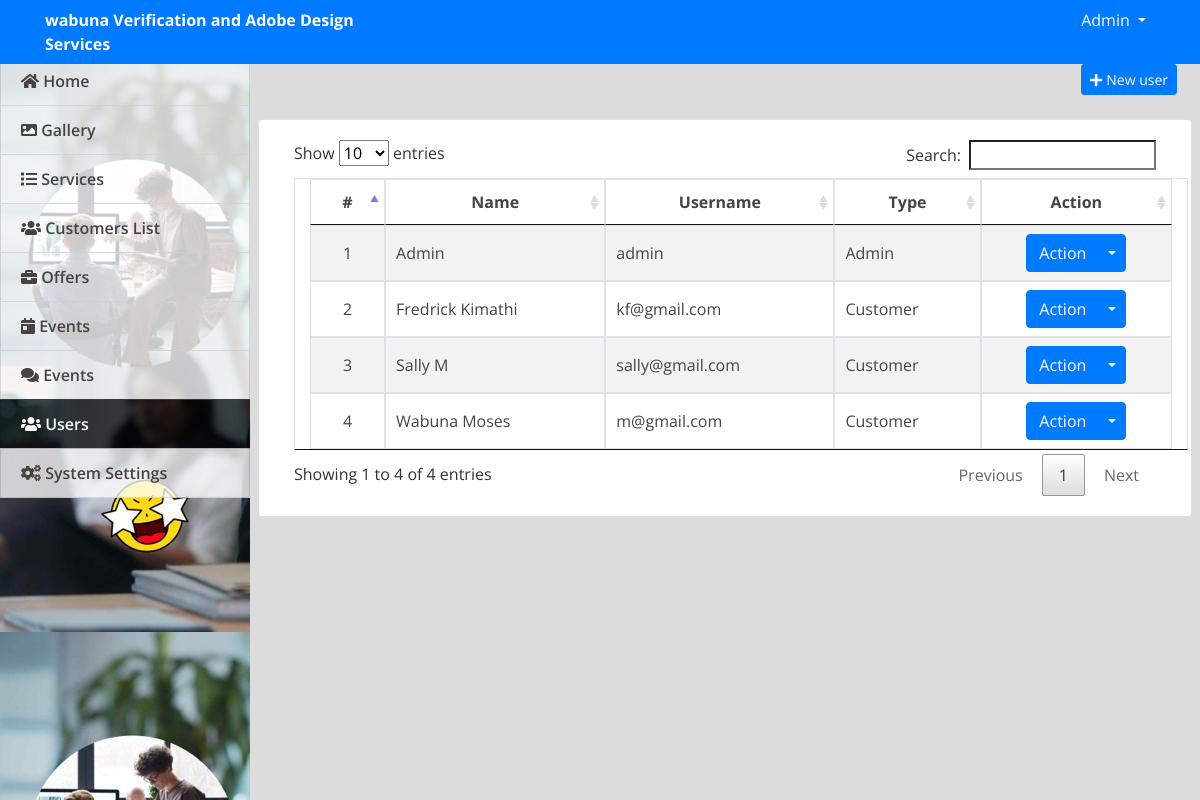
Page /admin/index.php?page=users (signed in) on the committed database.
### tables this page shows
CREATE TABLE `users` (
  `id` int(30) NOT NULL,
  `name` text NOT NULL,
  `username` varchar(200) NOT NULL,
  `password` text NOT NULL,
  `type` tinyint(1) NOT NULL DEFAULT 3 COMMENT '1=Admin,2=Alumni officer, 3= alumnus',
  `auto_generated_pass` text NOT NULL,
  `alumnus_id` int(30) NOT NULL
);

### admin/users.php (the view, shortened to what this page needs)
<div class="container-fluid">
	<div class="row">
	<div class="col-lg-12">
			<button class="btn btn-primary float-right btn-sm" id="new_user"><i class="fa fa-plus"></i> New user</button>
	</div>
	</div>
	<br>
	<div class="row">
		<div class="card col-lg-12">
			<div class="card-body">
				<table class="table-striped table-bordered col-md-12">
			<thead>
				<tr>
					<th class="text-center">#</th>
					<th class="text-center">Name</th>
					<th class="text-center">Username</th>
					<th class="text-center">Type</th>
					<th class="text-center">Action</th>
				</tr>
			</thead>
			<tbody>
				<?php
 					include 'db_connect.php';
 					$type = array("","Admin","Staff","Customer");
 					$users = $conn->query("SELECT * FROM users order by name asc");
 					$i = 1;
 					while($row= $users->fetch_assoc()):
				 ?>
				 <tr>
				 	<td class="text-center">
				 		<?php echo $i++ ?>
				 	</td>
				 	<td>
				 		<?php echo ucwords($row['name']) ?>
				 	</td>
				 	<td>
				 		<?php echo $row['username'] ?>
				 	</td>
				 	<td>
				 		<?php echo $type[$row['type']] ?>
				 	</td>
				 	<td>
				 		<center>
								<div class="btn-group">
								  <button type="button" class="btn btn-primary">Action</button>
								  <button type="button" class="btn btn-primary dropdown-toggle dropdown-toggle-split" data-toggle="dropdown" aria-haspopup="true" aria-expanded="false">
								  </button>
								</div>
								</center>
				 	</td>
				 </tr>
				<?php endwhile; ?>
			</tbody>
		</table>
			</div>
		</div>
	</div>
</div>

### admin/index.php (shortened to what this page needs)
<!DOCTYPE html>
<html lang="en">
<head>
<?php
 include('./header.php');
 ?>
</head>
<body>
	<?php include 'topbar.php' ?>
	<?php include 'navbar.php' ?>
  <main id="view-panel" >
      <?php $page = isset($_GET['page']) ? $_GET['page'] :'home'; ?>
  	<?php include $page.'.php' ?>
  </main>
</body>
</html>

### admin/header.php (shortened to what this page needs)
  <link rel="stylesheet" href="assets/font-awesome/css/all.min.css">
<link href="assets/vendor/bootstrap/css/bootstrap.min.css" rel="stylesheet">
<link href="assets/vendor/icofont/icofont.min.css" rel="stylesheet">
<link href="assets/vendor/boxicons/css/boxicons.min.css" rel="stylesheet">
<link href="assets/vendor/venobox/venobox.css" rel="stylesheet">
<link href="assets/vendor/animate.css/animate.min.css" rel="stylesheet">
<link href="assets/vendor/remixicon/remixicon.css" rel="stylesheet">
<link href="assets/vendor/owl.carousel/assets/owl.carousel.min.css" rel="stylesheet">
<link href="assets/vendor/bootstrap-datepicker/css/bootstrap-datepicker.min.css" rel="stylesheet">
<link href="assets/DataTables/datatables.min.css" rel="stylesheet">
<link href="assets/css/jquery.datetimepicker.min.css" rel="stylesheet">
<link href="assets/css/select2.min.css" rel="stylesheet">
<link href="assets/css/style.css" rel="stylesheet">
<link type="text/css" rel="stylesheet" href="assets/css/jquery-te-1.4.0.css">

### admin/topbar.php (shortened to what this page needs)
<nav class="navbar navbar-light fixed-top bg-primary" style="padding:0;min-height: 3.5rem">
  <div class="container-fluid mt-2 mb-2">
  	<div class="col-lg-12">
      <div class="col-md-4 float-left text-white">
        <large><b><?php echo isset($_SESSION['system']['name']) ? $_SESSION['system']['name'] : '' ?></b></large>
      </div>
	  	<div class="float-right">
        <div class=" dropdown mr-4">
            <a href="#" class="text-white dropdown-toggle"  id="account_settings" data-toggle="dropdown" aria-haspopup="true" aria-expanded="false"><?php echo $_SESSION['login_name'] ?> </a>
        </div>
      </div>
  </div>
</nav>

### admin/navbar.php (shortened to what this page needs)
<nav id="sidebar" class='mx-lt-5 bg-dark' >
		<div class="sidebar-list">
				<a href="index.php?page=home" class="nav-item nav-home"><span class='icon-field'><i class="fa fa-home"></i></span> Home</a>
				<a href="index.php?page=gallery" class="nav-item nav-gallery"><span class='icon-field'><i class="fa fa-image"></i></span> Gallery </a>
				<a href="index.php?page=courses" class="nav-item nav-courses"><span class='icon-field'><i class="fa fa-list"></i></span> Services</a>
				<a href="index.php?page=alumni" class="nav-item nav-alumni"><span class='icon-field'><i class="fa fa-users"></i></span> Customers List</a>
				<a href="index.php?page=jobs" class="nav-item nav-jobs"><span class='icon-field'><i class="fa fa-briefcase"></i></span> Offers</a>
				<a href="index.php?page=events" class="nav-item nav-events"><span class='icon-field'><i class="fa fa-calendar-day"></i></span> Events</a>
				<a href="index.php?page=forums" class="nav-item nav-forums"><span class='icon-field'><i class="fa fa-comments"></i></span> Events</a>
				<?php if($_SESSION['login_type'] == 1): ?>
				<a href="index.php?page=users" class="nav-item nav-users"><span class='icon-field'><i class="fa fa-users"></i></span> Users</a>
				<a href="index.php?page=site_settings" class="nav-item nav-site_settings"><span class='icon-field'><i class="fa fa-cogs"></i></span> System Settings</a>
			<?php endif; ?>
		</div>
</nav>

### admin/assets/css/style.css (style rules this page uses)
body { font-family: "Open Sans", sans-serif; color: #444444; width: 100%; height: calc(100%); }
a { color: #1977cc; }
nav#sidebar { height: calc(100%); position: fixed; z-index: 99; left: 0; width: 250px; background: url(../uploads/art-cover.jpg); background-repeat: no-repeat; background-size: cover; }
a.nav-item { position: relative; display: block; padding: .75rem 1.25rem; margin-bottom: -1px; border: 1px solid rgba(0,0,0,.125); background-color: #ffffffc4; color: #484343; font-weight: 600; }
a.nav-item:hover, .nav-item.active { background-color: #000000ad; color: #fffafa; }
main#view-panel { margin-left: 250px; width:calc(100% - 250px); margin-top: 3.5rem; padding: .5em }

### admin/index.php (style rules this page uses)
body { background: #80808045; }

### rows in the picture
users: name "Admin", username "admin", type "Admin"
users: name "Fredrick Kimathi", username "kf@gmail.com", type "Customer"
users: name "Sally M", username "sally@gmail.com", type "Customer"
users: name "Wabuna Moses", username "m@gmail.com", type "Customer"

### other values in the picture
$_SESSION['system']['name'] "wabuna Verification and Adobe Design Services"
$_SESSION['login_name'] "Admin"
